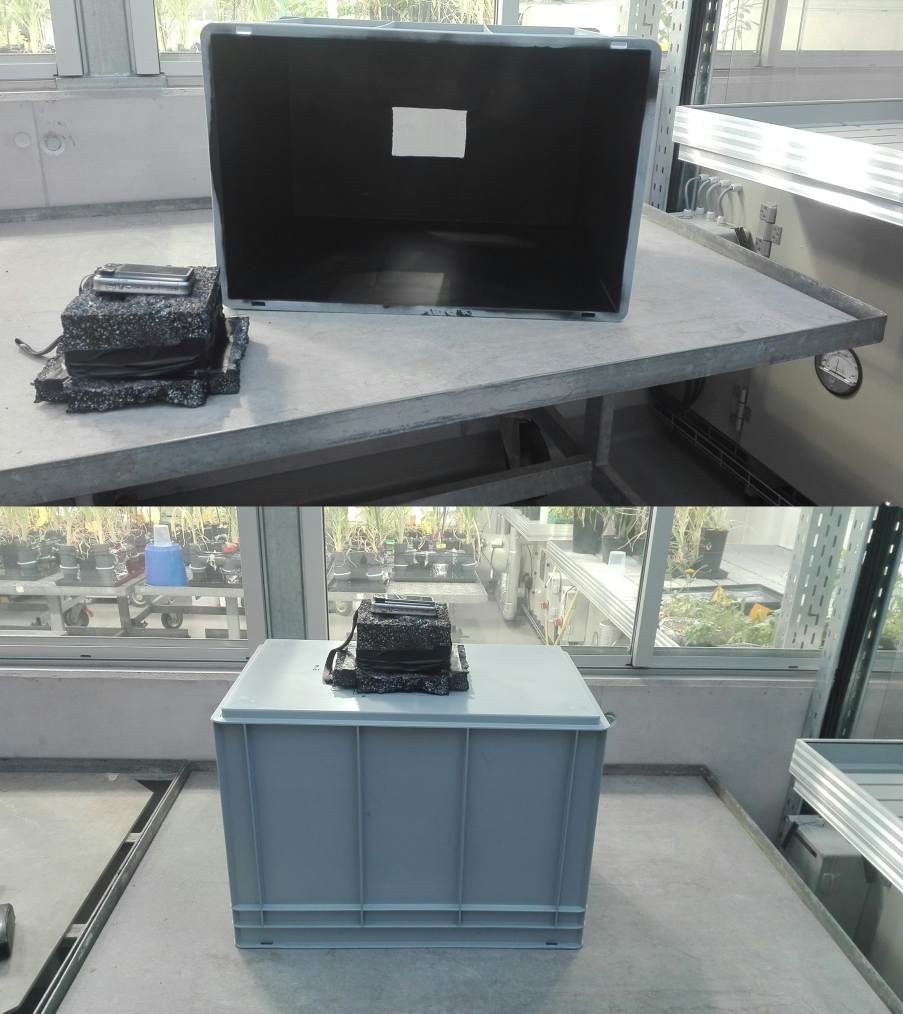
#> input picture example_pictures/black_box.jpg, 1806 x 2027 px (shown at 1/2 size)
$ python -i module_image_processing.py   (imports and definitions only)   (older library calls are emulated)
#> lines starting #> are read from the running program, lines starting #| are printed output that depends on the picture; after the words box and inside, x2 and y2 are one past the last pixel; in counts of white or black regions, pixels touching at a corner belong together
## Definitions for image processing & filtering  ##

import cv2
import matplotlib.pyplot as plt
import numpy as np

# change image colour format (RGB, HSV, grey-scale)
def rgb2hsv(image):
 hsv_img = cv2.cvtColor(image,cv2.COLOR_BGR2HSV)
 return (hsv_img)

def rgb2grey(image):
 grayimg = cv2.cvtColor(image,cv2.COLOR_BGR2GRAY)
 return (grayimg)

# denoising of image
def denoise(img):
	denoised=cv2.fastNlMeansDenoisingColored(img,None,10,10,7,21)
	return (denoised)

# saving of images --> saving directory has to be stated under "name"
def saveimagejpeg(image,name="unknown"):
 cv2.imwrite(name+'.jpeg', image)

# green colour filtering
def maskhsvdenoise_green(img):

	denoised=denoise(img)
	hsv = rgb2hsv(denoised)

	lower_green = np.array([32,50,25])
	upper_green = np.array([100,255,180])
	mask = cv2.inRange(hsv, lower_green, upper_green)
	result_green = cv2.bitwise_and(img, img, mask=mask)

	return(result_green)

# red colour filtering
def maskhsvdenoise_red(img):
	denoised = denoise(img)
	hsv = rgb2hsv(denoised)
#> in rgb2hsv, `hsv_img = cv2.cvtColor(image,cv2.COLOR_BGR2HSV)`: hsv_img: shape (2027, 1806, 3); mean H, S, V 35.7, 21.7, 132.2

	lower_red = np.array([136, 15, 36])
	upper_red = np.array([180, 255, 245])
	mask = cv2.inRange(hsv, lower_red, upper_red)
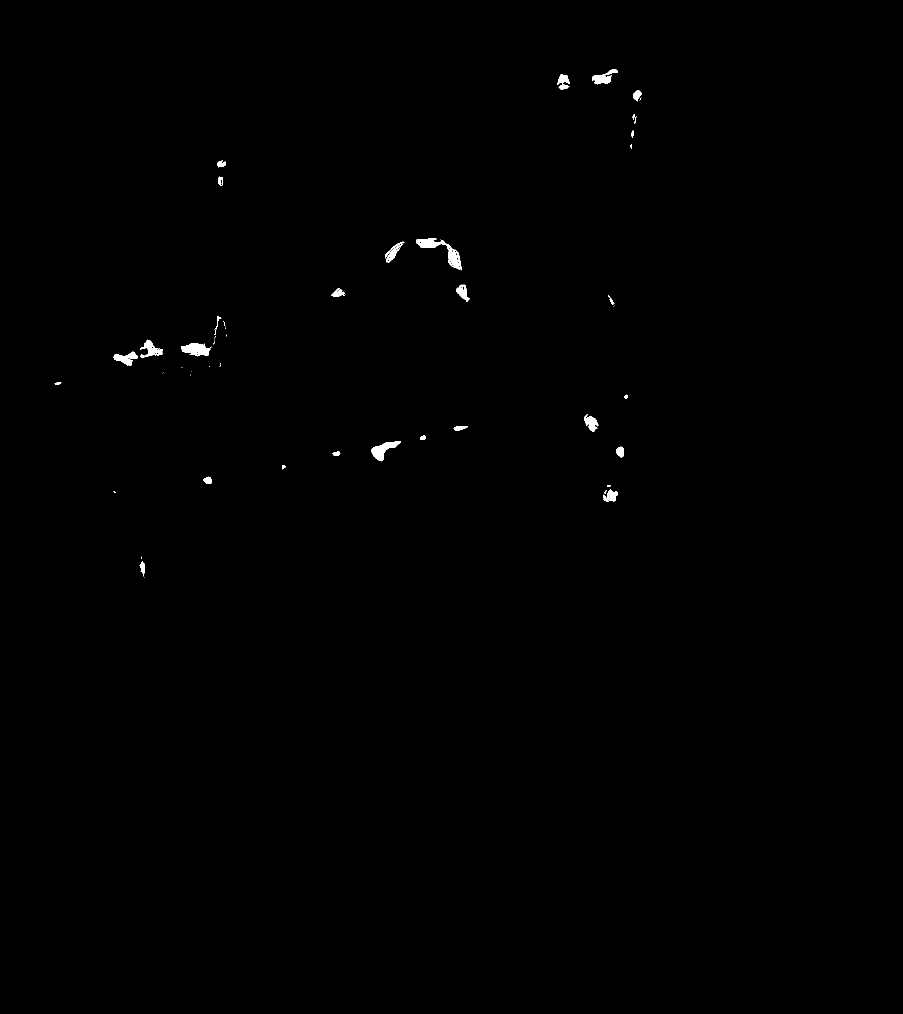
#> mask: shape (2027, 1806) (shown at 1/2 size); 0.28% white; 65 white regions (29 under 20 px), largest, box (x1, y1, x2, y2) and area: (832, 479, 920, 540) 1205, (362, 686, 424, 713) 1021, (742, 882, 802, 923) 1020
	result_red = cv2.bitwise_and(img, img, mask=mask)

	# additional blurring step for red colour filtering (15x15 matrix around specific pixel need to be in the red colour range to be assigned to it --> removes soil artifacts)
	kernel = np.ones((15, 15), np.float32) / 225
	result_red = cv2.filter2D(result_red, -1, kernel)

	return (result_red)

# read information from file (tab-wise)
def readtabtable(filename):
	table=open( filename,"r")
	cleanedtable=[x.replace("\n","").split("\t") for x in table]
	return cleanedtable

>>> import cv2
>>> picture = cv2.cvtColor(cv2.imread('example_pictures/black_box.jpg'), cv2.COLOR_BGR2RGB)
>>> result = maskhsvdenoise_red(picture)
